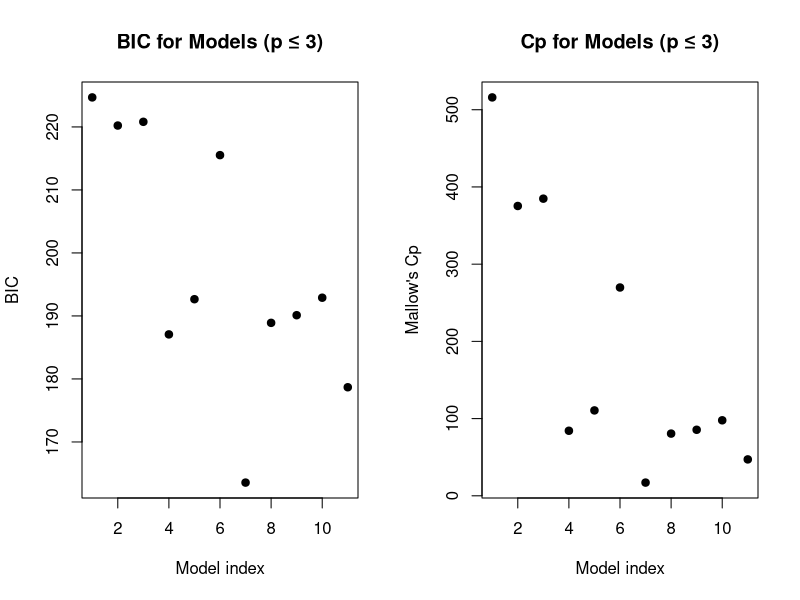

Here is the R script that generated this plot:

modelNames <- c("Intercept only", 
                "t1", "t2", "t3", "t4",
                "t1 + t2", "t1 + t3", "t1 + t4",
                "t2 + t3", "t2 + t4", "t3 + t4")

p <- c(1, 2, 2, 2, 2, 3, 3, 3, 3, 3, 3)  # total parameters (intercept + #predictors)

BICvals <- c(224.6868, 220.2216, 220.8130, 187.0721, 192.6581,
             215.5250, 163.5496, 188.9037, 190.1177, 192.8944, 178.6830)

Cpvals  <- c(515.9646, 375.3447, 384.8325, 84.2465, 110.5974,
             269.7800, 17.1130, 80.5653, 85.5196, 97.7978, 47.1540)

par(mfrow = c(1,2))  # Chia vùng vẽ thành 1 hàng, 2 cột

# Vẽ BIC
plot(BICvals, 
     xlab = "Model index", 
     ylab = "BIC", 
     main = "BIC for Models (p ≤ 3)",
     pch = 19)

# Vẽ Cp
plot(Cpvals, 
     xlab = "Model index", 
     ylab = "Mallow's Cp", 
     main = "Cp for Models (p ≤ 3)",
     pch = 19)

# Reset lại vùng vẽ về mặc định (tránh ảnh hưởng các lệnh sau)
par(mfrow = c(1,1))


identify(BICvals, labels = modelNames)
identify(Cpvals, labels = modelNames)


# # From clicking around, you'll find the point with the smallest Cp or BIC. 
# # In the table, we see that "t1 + t3" has the lowest BIC and lowest Cp.
